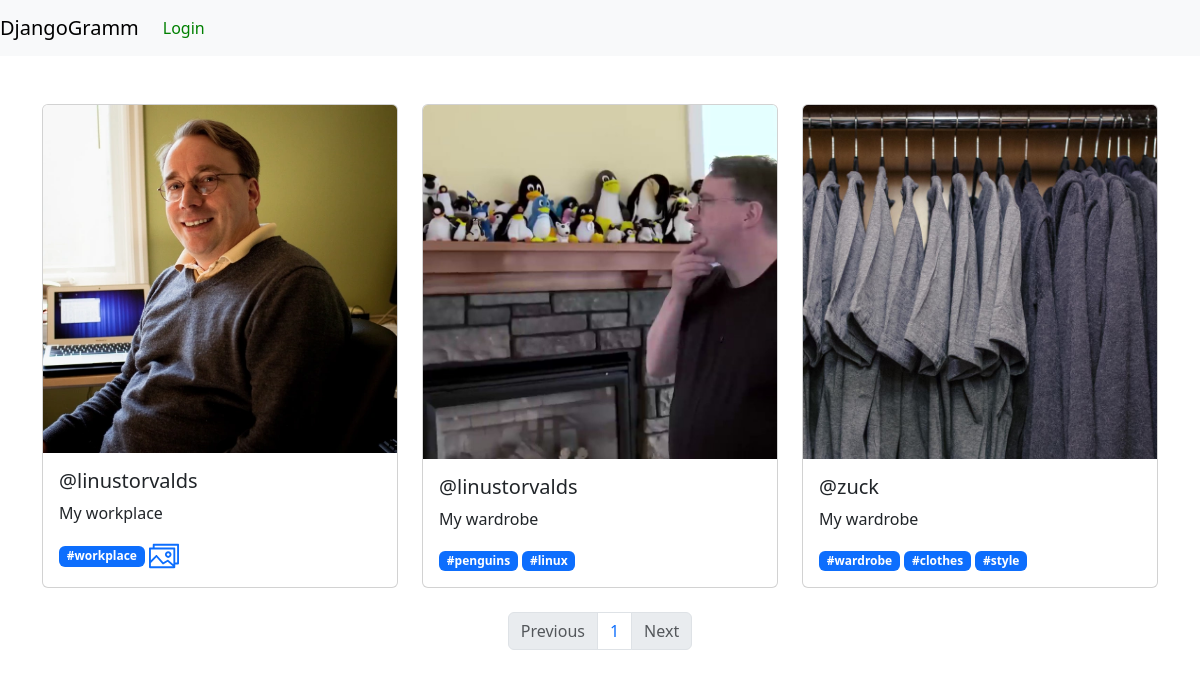
/home/, run on the app's committed database.
### post/models/post.py (models this page shows, shortened)
class Post(models.Model):
    id = models.AutoField(primary_key=True)
    time_creation = models.DateTimeField(default=timezone.now)
    description = models.TextField(null=True)
    user = models.ForeignKey(
        'user_profile.User', related_name='posts', on_delete=models.CASCADE
    )
    likes = GenericRelation('post.Like', related_query_name='likes')
    tags = models.ManyToManyField('post.Tag', related_name='posts')
    @classmethod
    def _qs(cls) -> Prefetch:
        return Prefetch('post', queryset=cls.objects.all())
    def get_images_for_post(self) -> BaseManager[Image]:
        return (
            Image.objects.prefetch_related(self._qs())
            .filter(post=self)
            .all()
        )

### post/models/image.py (models this page shows, shortened)
class Image(models.Model):
    image_id = models.AutoField(primary_key=True)
    image = models.ImageField(upload_to='images/')
    post = models.ForeignKey(
        'post.Post', on_delete=models.CASCADE, blank=True, null=True,
        related_name='images'
    )

### user_profile/models/user.py (models this page shows, shortened)
class User(AbstractUser):
    id = models.AutoField(primary_key=True)
    email = models.EmailField(max_length=255, unique=True)
    username = models.CharField(max_length=100, unique=True)
    first_name = models.CharField(max_length=50)
    last_name = models.CharField(max_length=50)
    bio = models.TextField()
    avatar = models.ImageField(
        upload_to='avatars/', null=True
    )
    password = models.CharField(max_length=20, db_column='password')
    USERNAME_FIELD = 'username'
    REQUIRED_FIELDS = ['email']

### post/models/tag.py (models this page shows, shortened)
class Tag(models.Model):
    id = models.AutoField(primary_key=True)
    tag = models.CharField(
        max_length=20, unique=True, null=False, blank=False
    )

### post/sites/views.py (the view)
# urls.py: path('home/', HomeView.as_view(), name='home'),
class HomeView(ListView):
    paginate_by = 3
    model = Post
    template_name = 'home.html'
    ordering = ['-time_creation']

### post/sites/templates/home.html
{% extends "main.html" %}
{% load static %}
{% block nav %}
<div class="collapse navbar-collapse" id="navbarSupportedContent">
    <ul class="navbar-nav mr-auto mt-2 mt-lg-0">
        {% if request.user.is_authenticated %}
        <li class="nav-item">
            <a class="nav-link" href="{% url 'feed' %}">Feed</a>
        </li>
        <li class="nav-item">
            <a class="nav-link" href="{% url 'add_post' %}">New Post</a>
        </li>
        <li class="nav-item">
            <a class="nav-link" href="{% url 'self_profile' %}">My Profile</a>
        </li>
        <li class="nav-item active">
            <a class="nav-link" href="{% url 'logout' %}" style="color: red">Logout</a>
        </li>
        {% else %}
        <li class="nav-item active">
            <a class="nav-link" href="{% url 'login' %}" style="color: green">Login</a>
        </li>
        {% endif %}
    </ul>
</div>
{% endblock %}
{% block content %}
<div class="container mt-5">
    <div class="row">
        {% for post in object_list %}
        <div class="col-md-4 mb-4">
            <a href="{% url 'post_detail' post.pk %}" class="text-decoration-none">
                <div class="card" style="height: 100%;">
                    {% if post.get_images_for_post.all %}
                    {% with image=post.get_images_for_post.first %}
                    {% with image_width=image.image.width image_height=image.image.height %}
                        <img src="{{ image.image.url }}" class="card-img-top" alt="Post Image" style="width: 100%; height: 100%; object-fit: cover;">
                    {% endwith %}
                    {% endwith %}
                    {% endif %}
                    <div class="card-body">
                        <h5 class="card-title">@{{ post.user.username }}</h5>
                        <p class="card-text">{{ post.description }}</p>
                        <div class="card-text">
                            {% for tag in post.tags.all %}
                            <span class="badge bg-primary">#{{ tag.tag }}</span>
                            {% endfor %}
                            {% if post.get_images_for_post.count > 1 %}
                            <img src="{% static '/icons/multiple-image.svg' %}" alt="SVG Image" height="30">
                            {% endif %}
                        </div>
                    </div>
                </div>
            </a>
        </div>
        {% endfor %}
    </div>
    <nav aria-label="Page navigation">
        <ul class="pagination justify-content-center">
          <li class="page-item {% if not page_obj.has_previous %}disabled{% endif %}">
            <a class="page-link" href="{% if page_obj.has_previous %}?page={{ page_obj.previous_page_number }}{% endif %}" tabindex="-1">Previous</a>
          </li>
          {% for p in page_obj.paginator.page_range %}
            {% if page_obj.paginator.number == p %}
              <li class="page-item active"><a class="page-link" href="?page={{ p }}">{{ p }}</a></li>
            {% elif p >= page_obj.number|add:"-2" and p <= page_obj.number|add:"2" %}
              <li class="page-item"><a class="page-link" href="?page={{ p }}">{{ p }}</a></li>
            {% endif %}
          {% endfor %}
          <li class="page-item {% if not page_obj.has_next %}disabled{% endif %}">
            <a class="page-link" href="{% if page_obj.has_next %}?page={{ page_obj.next_page_number }}{% endif %}">Next</a>
          </li>
        </ul>
      </nav>
</div>
{% endblock %}

### templates/main.html (shortened to what this page needs)
{% load static %}
<!DOCTYPE html>
<html lang="en">
  <head>
  </head>
  <body>
    <header>
      <nav class="navbar navbar-expand-lg navbar-light bg-light">
      <a class="navbar-brand ml-3" href="#">DjangoGramm</a>
          {% block nav %}
          {% endblock %}
      </nav>
    </header>
    {% block content %}
    {% endblock %}
  </body>
  <link href="https://cdn.jsdelivr.net/npm/bootstrap@5.3.2/dist/css/bootstrap.min.css" rel="stylesheet">
  </html>

### data on the page
Post: get_images_for_post.first.image (picture), user.username "linustorvalds", description "My workplace"
Tag: tag "workplace"
Post: get_images_for_post.first.image (picture), user.username "linustorvalds", description "My wardrobe"
Tag: tag "penguins"
Tag: tag "linux"
Post: get_images_for_post.first.image (picture), user.username "zuck", description "My wardrobe"
Tag: tag "wardrobe"
Tag: tag "clothes"
Tag: tag "style"

### other printed values
{{ p }} "1"
